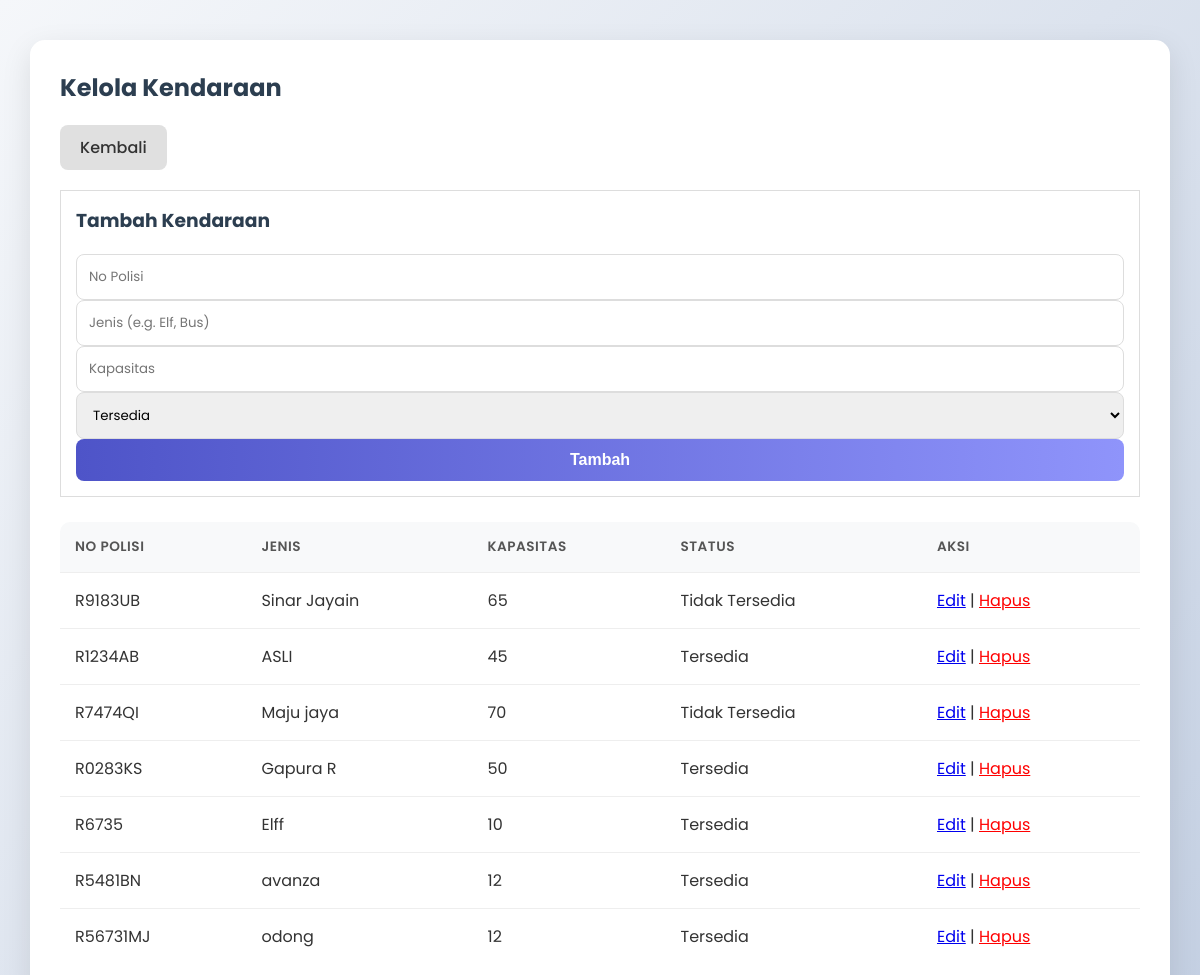
The app's page /index.php?page=kendaraan (signed in) with its own data.
### tables this page shows
CREATE TABLE `tb_kendaraan` (
  `id` int(11) NOT NULL,
  `no_polisi` varchar(20) NOT NULL,
  `jenis_kendaraan` varchar(50) NOT NULL,
  `kapasitas` int(11) NOT NULL,
  `status` enum('tersedia','terpakai','perbaikan','tidak_tersedia') DEFAULT 'tersedia',
  `created_at` timestamp NOT NULL DEFAULT current_timestamp()
);

### app/Config/Database.php (called while the page is built, shortened)
<?php
class Database {
    private $host = 'localhost';
    private $db_name = 'db_travel_booking';
    private $username = 'root';
    private $password = '';
    private $conn;
    private static $instance = null;
    private function __construct() {
        try {
            $dsn = "mysql:host=" . $this->host . ";dbname=" . $this->db_name;
            $this->conn = new PDO($dsn, $this->username, $this->password);
            $this->conn->setAttribute(PDO::ATTR_ERRMODE, PDO::ERRMODE_EXCEPTION);
            $this->conn->setAttribute(PDO::ATTR_DEFAULT_FETCH_MODE, PDO::FETCH_ASSOC);
        } catch(PDOException $e) {
            die("Connection Error: " . $e->getMessage());
        }
    }
    public static function getInstance() {
        if (self::$instance == null) {
            self::$instance = new Database();
        }
        return self::$instance;
    }
    public function getConnection() {
        return $this->conn;
    }
}

### app/Classes/BaseModel.php (called while the page is built, shortened)
<?php
class BaseModel {
    public function __construct() {
        $this->db = Database::getInstance()->getConnection();
    }
}

### app/Classes/Kendaraan.php (called while the page is built, shortened)
<?php
class Kendaraan extends BaseModel implements ICrud {
    public function index() {
        $stmt = $this->db->prepare("SELECT * FROM tb_kendaraan");
        $stmt->execute();
        $results = $stmt->fetchAll(PDO::FETCH_ASSOC);
        $data = [];
        foreach ($results as $row) {
            $obj = new \stdClass();
            $obj->id = $row['id'];
            $obj->nopol = $row['no_polisi'];
            $obj->jenis = $row['jenis_kendaraan'];
            $obj->kapasitas = $row['kapasitas'];
            $obj->status = $row['status'];
            $data[] = $obj;
        }
        return $data;
    }
}

### app/Views/kendaraan/index.php (the view, shortened to what this page needs)
<?php
$model = new Kendaraan();
$list = $model->index();
?>
<div class="container">
    <h2>Kelola Kendaraan</h2>
    <a href="index.php?page=dashboard" class="button-link">Kembali</a>
    <div style="margin-top: 20px; padding: 15px; border: 1px solid #ddd; background: white;">
        <h3>Tambah Kendaraan</h3>
        <form method="POST" action="">
            <input type="text" name="nopol" placeholder="No Polisi" required>
            <input type="text" name="jenis" placeholder="Jenis (e.g. Elf, Bus)" required>
            <input type="number" name="kapasitas" placeholder="Kapasitas" required>
            <select name="status">
                <option value="tersedia">Tersedia</option>
            </select>
            <button type="submit">Tambah</button>
        </form>
    </div>
    <table>
        <thead>
            <tr>
                <th>No Polisi</th>
                <th>Jenis</th>
                <th>Kapasitas</th>
                <th>Status</th>
                <th>Aksi</th>
            </tr>
        </thead>
        <tbody>
            <?php foreach ($list as $k): ?>
            <tr>
                <td><?= htmlspecialchars($k->nopol) ?></td>
                <td><?= htmlspecialchars($k->jenis) ?></td>
                <td><?= $k->kapasitas ?></td>
                <td><?= ucwords(str_replace('_', ' ', $k->status)) ?></td>
                <td>
                    <a href="index.php?page=kendaraan_edit&id=<?= $k->id ?>">Edit</a> |
                    <a href="index.php?page=kendaraan&action=delete&id=<?= $k->id ?>" onclick="return confirm('Hapus?')" style="color:red;">Hapus</a>
                </td>
            </tr>
            <?php endforeach; ?>
        </tbody>
    </table>
</div>

### public/css/style.css (style rules this page uses)
:root { --primary: #4e54c8; --secondary: #8f94fb; --accent: #ff6b6b; --bg-color: #f0f2f5; --text-color: #333; --sidebar-width: 250px; --white: #ffffff; --shadow: 0 4px 15px rgba(0, 0, 0, 0.05); }
body { font-family: 'Poppins', sans-serif; background: linear-gradient(135deg, #f5f7fa 0%, #c3cfe2 100%); background-attachment: fixed; margin: 0; padding: 0; color: var(--text-color); }
.container { width: 90%; margin: 40px auto; max-width: 1200px; background: var(--white); padding: 30px; border-radius: 15px; box-shadow: 0 10px 30px rgba(0, 0, 0, 0.1); }
h1, h2, h3 { color: #2c3e50; margin-top: 0; }
input[type="text"], input[type="password"], input[type="number"], input[type="email"], input[type="datetime-local"], input[type="time"], select, textarea { width: 100%; padding: 12px; border: 1px solid #ddd; border-radius: 8px; box-sizing: border-box; font-family: inherit; transition: 0.3s; }
button { background: linear-gradient(to right, var(--primary), var(--secondary)); color: white; padding: 12px 20px; border: none; border-radius: 8px; cursor: pointer; font-size: 16px; font-weight: 600; transition: transform 0.2s, box-shadow 0.2s; width: 100%; }
.button-link { display: inline-block; padding: 10px 20px; background: #e0e0e0; text-decoration: none; color: #333; border-radius: 8px; margin-right: 10px; font-weight: 500; transition: 0.3s; }
table { width: 100%; border-collapse: separate; border-spacing: 0; margin-top: 25px; border-radius: 10px; overflow: hidden; }
th, td { padding: 15px; text-align: left; border-bottom: 1px solid #eee; }
th { background-color: #f8f9fa; color: #555; font-weight: 600; text-transform: uppercase; font-size: 0.85em; letter-spacing: 0.5px; }
tr:last-child td { border-bottom: none; }

### records on screen
tb_kendaraan: no_polisi "R9183UB", jenis_kendaraan "Sinar Jayain", kapasitas "65", status "Tidak Tersedia"
tb_kendaraan: no_polisi "R1234AB", jenis_kendaraan "ASLI", kapasitas "45", status "Tersedia"
tb_kendaraan: no_polisi "R7474QI", jenis_kendaraan "Maju jaya", kapasitas "70", status "Tidak Tersedia"
tb_kendaraan: no_polisi "R0283KS", jenis_kendaraan "Gapura R", kapasitas "50", status "Tersedia"
tb_kendaraan: no_polisi "R6735", jenis_kendaraan "Elff", kapasitas "10", status "Tersedia"
tb_kendaraan: no_polisi "R5481BN", jenis_kendaraan "avanza", kapasitas "12", status "Tersedia"
tb_kendaraan: no_polisi "R56731MJ", jenis_kendaraan "odong", kapasitas "12", status "Tersedia"
